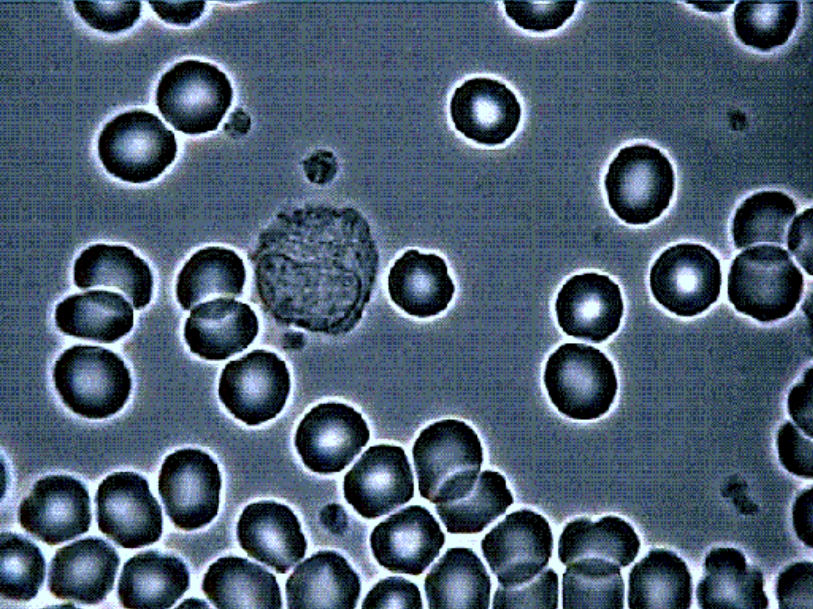
#> input picture image.png, 813 x 609 px
$ jupyter execute --allow-errors SpoonsAndSugar.ipynb   (shell and % lines are left out)
#> lines starting #> are read from the running program, lines starting #| are printed output that depends on the picture; after the words box and inside, x2 and y2 are one past the last pixel; in counts of white or black regions, pixels touching at a corner belong together
[cell 1]
import cv2
import numpy as np
from matplotlib import pyplot as plt

[cell 2]
def show(img):
    plt.figure(figsize=(7,7))
    plt.imshow(img, cmap='gray')

[cell 3]
img = cv2.imread('image.png')[:,:,::-1]
show(img)

[cell 4]
gray = cv2.cvtColor(img, cv2.COLOR_BGR2GRAY)
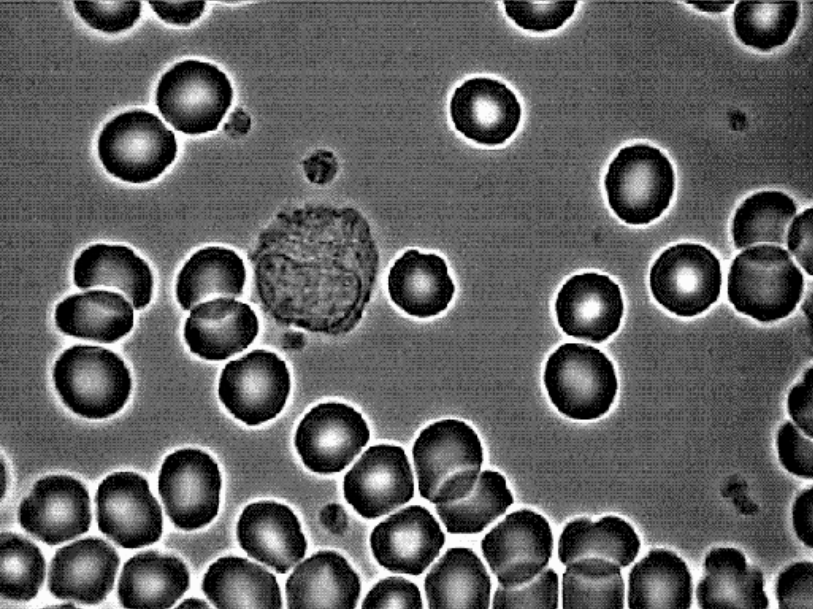
#> gray: shape (609, 813); min 0, max 252, mean 96.6
_, bin_img = cv2.threshold(gray, 0, 255, cv2.THRESH_BINARY | cv2.THRESH_OTSU)
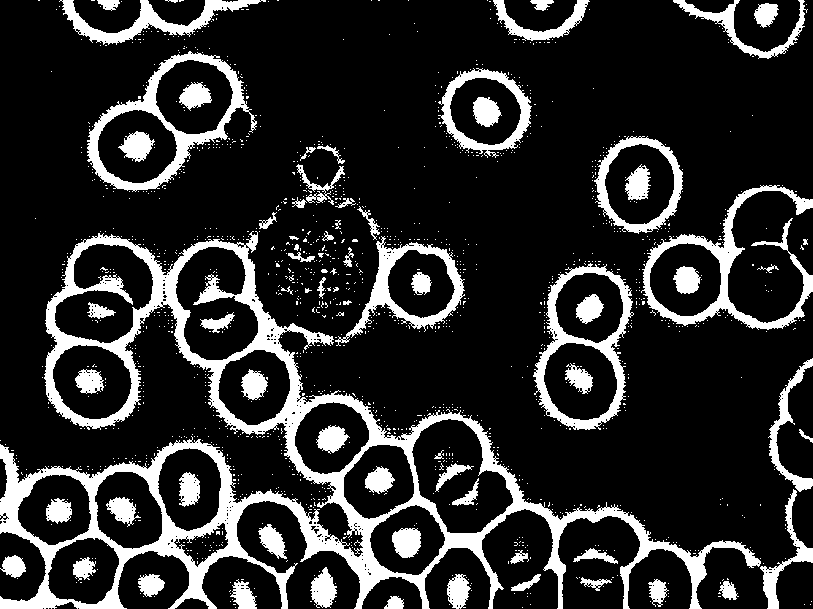
#> bin_img: shape (609, 813); 17.5% white; 1346 white regions (1274 under 20 px), largest, box (x1, y1, x2, y2) and area: (0, 231, 761, 609) 39086, (641, 185, 813, 330) 4727, (87, 51, 257, 192) 4537
show(bin_img)

[cell 5]
erode=cv2.erode(bin_img, cv2.getStructuringElement(cv2.MORPH_ELLIPSE, (15,15)), iterations=1)
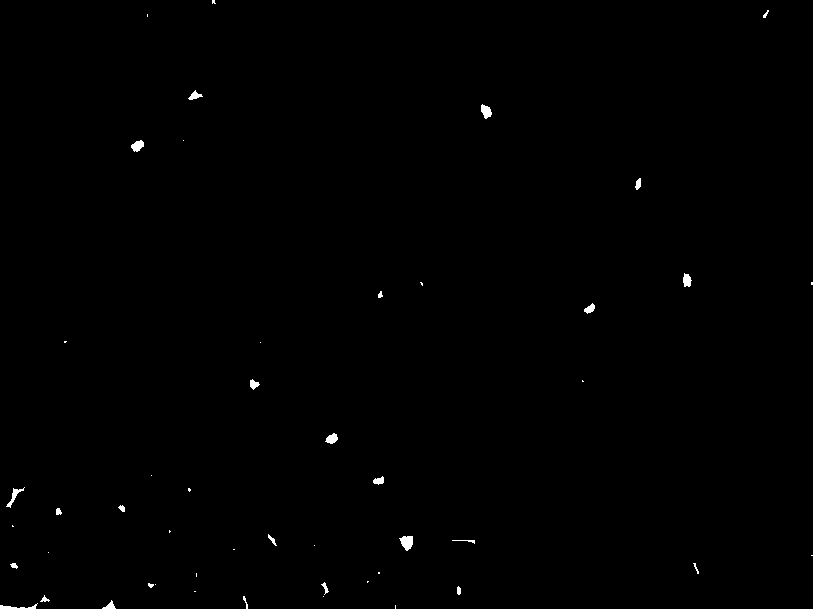
#> erode: shape (609, 813); 0.32% white; 49 white regions (23 under 20 px), largest, box (x1, y1, x2, y2) and area: (399, 536, 413, 551) 145, (481, 104, 492, 119) 108, (131, 140, 144, 152) 103
show(erode)

[cell 6]
dilate = cv2.dilate(erode, cv2.getStructuringElement(cv2.MORPH_ELLIPSE, (15,15)), iterations=1)
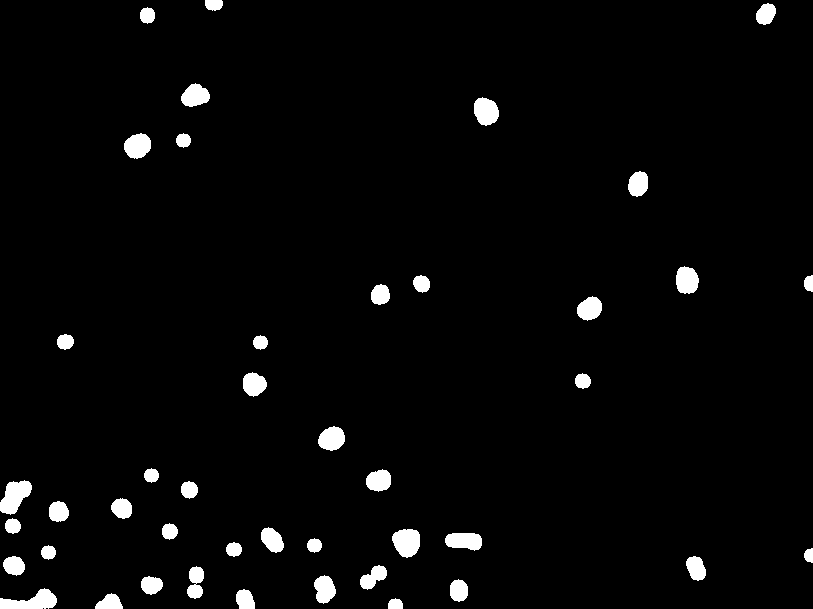
#> dilate: shape (609, 813); 3% white; 44 white regions
show(dilate)

[cell 7]
contours,_ = cv2.findContours(dilate, cv2.RETR_TREE, cv2.CHAIN_APPROX_SIMPLE)
#> contours = 44 contours; largest, box (x1, y1, x2, y2) and area: (0, 480, 32, 515) 648, (0, 588, 57, 609) 630, (392, 529, 420, 558) 588, (474, 97, 499, 126) 510, (124, 133, 151, 159) 492

cntrs_area = []
for n in contours:
    area = cv2.contourArea(n)
    cntrs_area.append(area)
#> this loop made 44 passes
#> area on passes 1 to 12: 116, 268.5, 274, 629.5, 302.5, 286, 420, 352, 345.5, 333.5, 302.5, 88
#> after the loop, cntrs_area = 44 values, max 648 at index 23, min 88 at index 11, mean 306.3

index = np.array(cntrs_area).argsort()
#> index = 44 values, max 43 at index 3, min 0 at index 2, mean 21.5
sorted_area = sorted(cntrs_area)
#> sorted_area = 44 values from 88 to 648
print("Отсортированный массив: ",sorted_area)
#> (printed output is left out)
print("Индексы элементов: ",index)
#| Индексы элементов:  [11 33  0 43 25 29 12 14 37 13 27 19 41 18 30 34 22  1  2 32  5 42  4 10
#|  21 20  9  8  7 36 17 24 28 31  6 40 26 35 15 38 39 16  3 23]
print("разность элементов массива: ",np.diff(sorted_area))
#| разность элементов массива:  [16.  12.  28.5  3.5  0.   0.   0.   0.  14.  10.5  0.   3.5  7.   4.5
#|  20.   3.  58.   5.5 10.   2.  10.5  6.   0.   4.5  0.  26.5 12.   6.5
#|  23.   3.  27.5  1.  13.5  0.  31.5 15.5  8.  13.5  3.5 18.5 78.  41.
#|  18.5]
border_id = np.argmax(np.diff(sorted_area))+1
#> border_id = 41
border_val = sorted_area[border_id]
#> border_val = 588.5
print("Индекс максимального значения: ",border_id)
#| Индекс максимального значения:  41

[cell 8]
spoons = index[border_id:]
#> spoons = [16, 3, 23]
sugar = index[:border_id]
#> sugar = 41 values, max 43 at index 3, min 0 at index 2, mean 22.05

$ run again, with coins.png copied over image.png
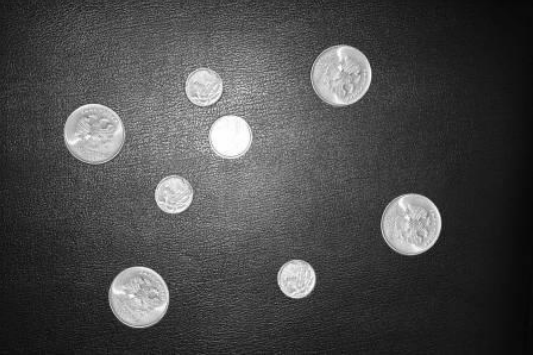
#> input picture coins.png, 533 x 355 px
#> img is the input picture: shape (355, 533, 3); min 4, max 255, mean 73.5
#> `_, bin_img = cv2.threshold(gray, 0, 255, cv2.THRESH_BINARY | cv2.THRES..`:
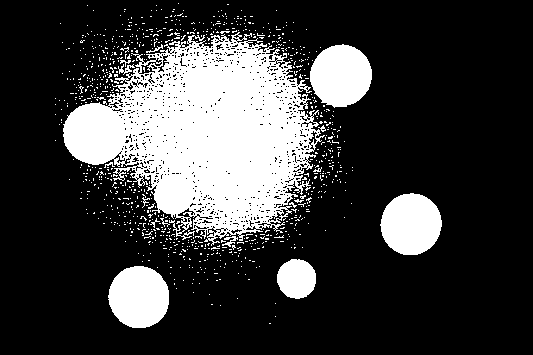
#> bin_img: shape (355, 533); 23.4% white; 919 white regions (902 under 20 px), largest, box (x1, y1, x2, y2) and area: (63, 32, 325, 246) 31495, (310, 44, 372, 108) 3021, (108, 266, 169, 328) 2981
#> erode: shape (355, 533); 7.1% white; 10 white regions (3 under 20 px), largest, box (x1, y1, x2, y2) and area: (165, 72, 288, 194) 5317, (71, 110, 119, 158) 1792, (317, 51, 365, 100) 1780
#> `dilate = cv2.dilate(erode, cv2.getStructuringElement(cv2.MORPH_ELLIPSE..`:
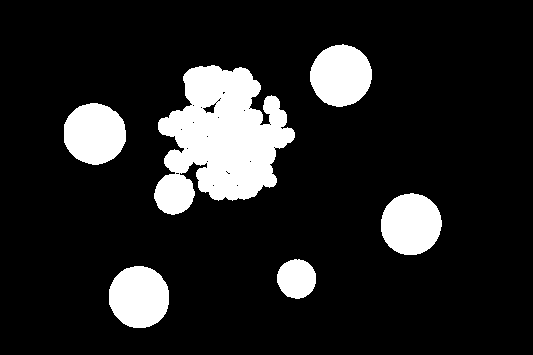
#> dilate: shape (355, 533); 13.9% white; 6 white regions
#> contours = 31 contours, 24 with area under 20; largest, box (x1, y1, x2, y2) and area: (154, 65, 295, 215) 12856, (64, 103, 126, 165) 2930, (310, 44, 372, 107) 2915, (109, 266, 169, 328) 2886, (381, 193, 442, 255) 2877, (277, 259, 316, 299) 1160, (202, 102, 217, 114) 79
#> the loop `for n in contours:` made 31 passes
#> area on passes 1, 2, 3, 4, 5, 25, 31: 2886, 1159.5, 2877, 2929.5, 12856, 79, 2915
#> after the loop `for n in contours:`: cntrs_area = 31 values, max 12856 at index 4, min 2 at index 5, mean 831.1
#> index = 31 values, max 30 at index 28, min 0 at index 27, mean 15
#> sorted_area = 31 values from 2 to 12856
#| Отсортированный массив:  [2.0, 2.0, 2.0, 2.0, 2.0, 2.0, 2.0, 2.0, 2.0, 2.0, 2.0, 2.0, 2.0, 2.0, 2.0, 2.0, 2.0, 2.0, 2.0, 2.0, 4.0, 5.5, 5.5, 6.0, 79.0, 1159.5, 2877.0, 2886.0, 2915.0, 2929.5, 12856.0]
#| Индексы элементов:  [ 6  5 13 14 12 11 10  9 15 22 21 20 19 18 17 16 25 26 28 23  7 27 29  8
#|  24  1  2  0 30  3  4]
#| разность элементов массива:  [0.0000e+00 0.0000e+00 0.0000e+00 0.0000e+00 0.0000e+00 0.0000e+00
#|  0.0000e+00 0.0000e+00 0.0000e+00 0.0000e+00 0.0000e+00 0.0000e+00
#|  0.0000e+00 0.0000e+00 0.0000e+00 0.0000e+00 0.0000e+00 0.0000e+00
#|  0.0000e+00 2.0000e+00 1.5000e+00 0.0000e+00 5.0000e-01 7.3000e+01
#|  1.0805e+03 1.7175e+03 9.0000e+00 2.9000e+01 1.4500e+01 9.9265e+03]
#> border_id = 30
#> border_val = 12856
#| Индекс максимального значения:  30
#> spoons = [4]
#> sugar = 30 values, max 30 at index 28, min 0 at index 27, mean 15.37

$ run again, with numbers.png copied over image.png
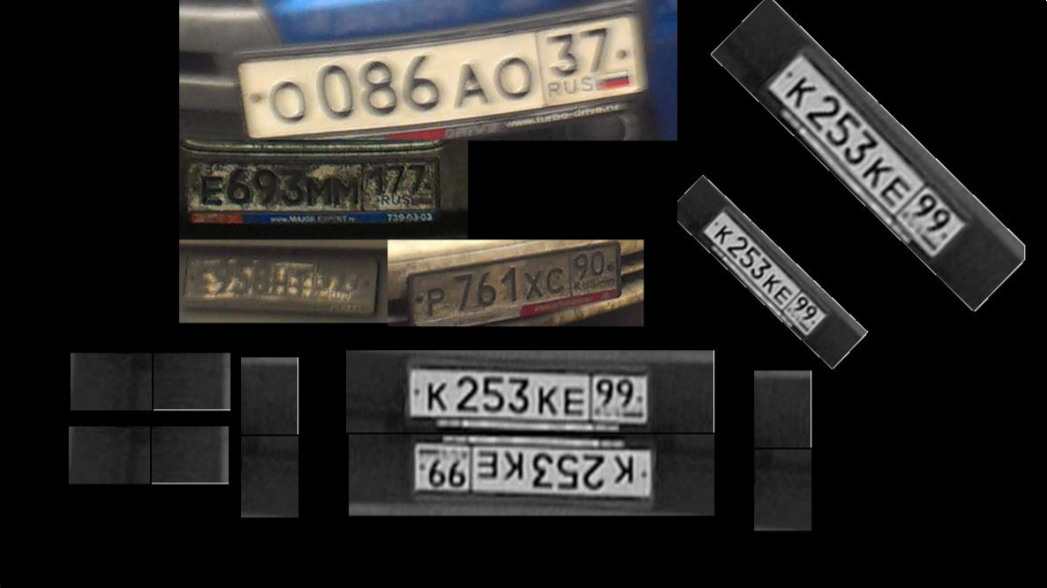
#> input picture numbers.png, 1047 x 588 px
#> `_, bin_img = cv2.threshold(gray, 0, 255, cv2.THRESH_BINARY | cv2.THRES..`:
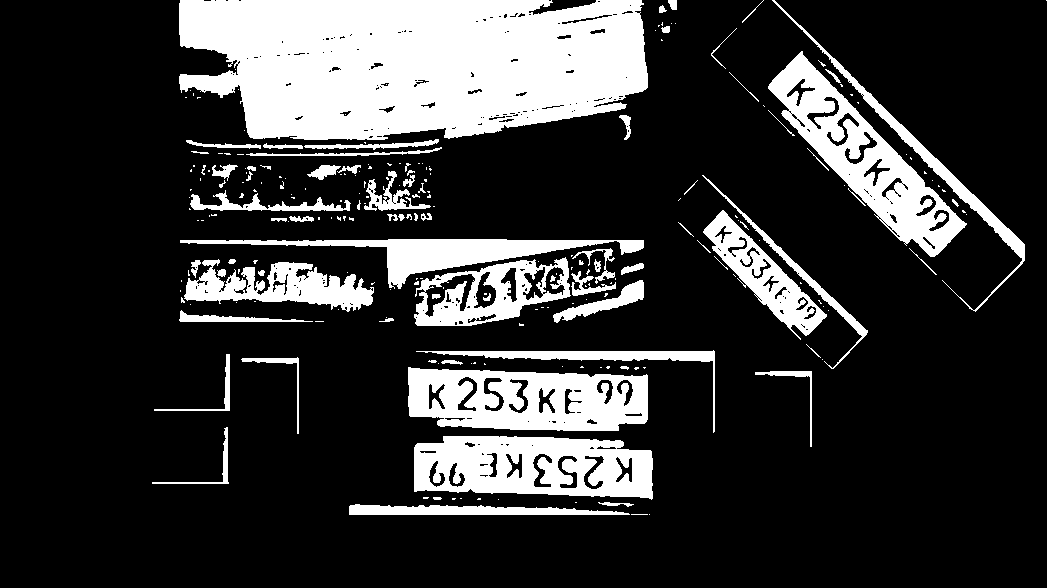
#> bin_img: shape (588, 1047); 21% white; 235 white regions (156 under 20 px), largest, box (x1, y1, x2, y2) and area: (179, 0, 648, 140) 54926, (768, 51, 967, 257) 11548, (408, 367, 648, 431) 11475
#> erode: shape (588, 1047); 6.7% white; 54 white regions (26 under 20 px), largest, box (x1, y1, x2, y2) and area: (186, 0, 641, 133) 34965, (394, 246, 535, 277) 1817, (880, 149, 928, 234) 596
#> `dilate = cv2.dilate(erode, cv2.getStructuringElement(cv2.MORPH_ELLIPSE..`:
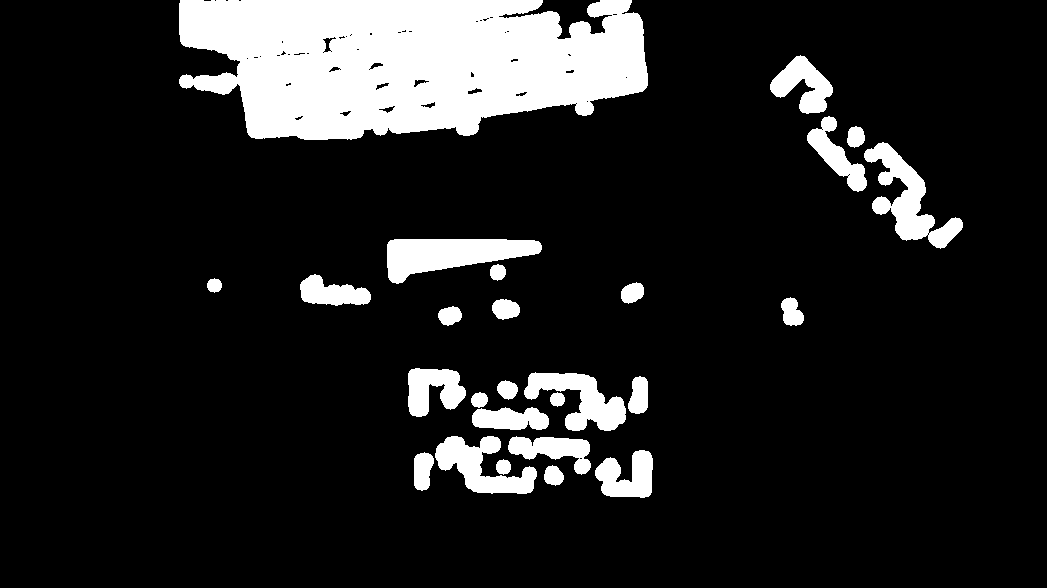
#> dilate: shape (588, 1047); 13.3% white; 26 white regions
#> contours = 80 contours, 40 with area under 20; largest, box (x1, y1, x2, y2) and area: (179, 0, 648, 140) 51513, (387, 239, 542, 284) 3998, (864, 142, 963, 249) 3496, (524, 372, 626, 431) 2758, (435, 436, 537, 494) 2744
#> the loop `for n in contours:` made 80 passes
#> area on passes 1, 2, 3, 4, 5, 7, 8, 9: 279.5, 162, 563, 1754, 1569.5, 2744, 1290, 148
#> after the loop `for n in contours:`: cntrs_area = 80 values, max 51513 at index 30, min 2 at index 26, mean 1009.4
#> index = 80 values, max 79 at index 33, min 0 at index 61, mean 39.5
#> sorted_area = 80 values from 2 to 51513
#> (printed output is left out)
#| Индексы элементов:  [64 66 67 69 58 52 50 59 36 34 46 45 42 28 27 26  5 74 62 55 61 71 56 23
#|  75 77 53 70 72 78 54 68 51 79 73 76 65 40 60 43 49 31 57 44 37 32 47 35
#|  39 48 33 38 41 63  8 18  1  9 20 10 24  0 14 17 15 16 11  2  7 19 25  4
#|   3 13 29  6 12 22 21 30]
#| разность элементов массива:  [0.00000e+00 0.00000e+00 0.00000e+00 0.00000e+00 0.00000e+00 0.00000e+00
#|  0.00000e+00 0.00000e+00 0.00000e+00 0.00000e+00 0.00000e+00 0.00000e+00
#|  0.00000e+00 0.00000e+00 0.00000e+00 2.00000e+00 0.00000e+00 0.00000e+00
#|  0.00000e+00 0.00000e+00 0.00000e+00 0.00000e+00 0.00000e+00 0.00000e+00
#|  0.00000e+00 2.00000e+00 0.00000e+00 0.00000e+00 0.00000e+00 1.00000e+00
#|  0.00000e+00 1.00000e+00 0.00000e+00 1.50000e+00 5.00000e-01 4.00000e+00
#> (further printed lines are left out)
#> border_id = 79
#> border_val = 51513
#| Индекс максимального значения:  79
#> spoons = [30]
#> sugar = 79 values, max 79 at index 33, min 0 at index 61, mean 39.62
